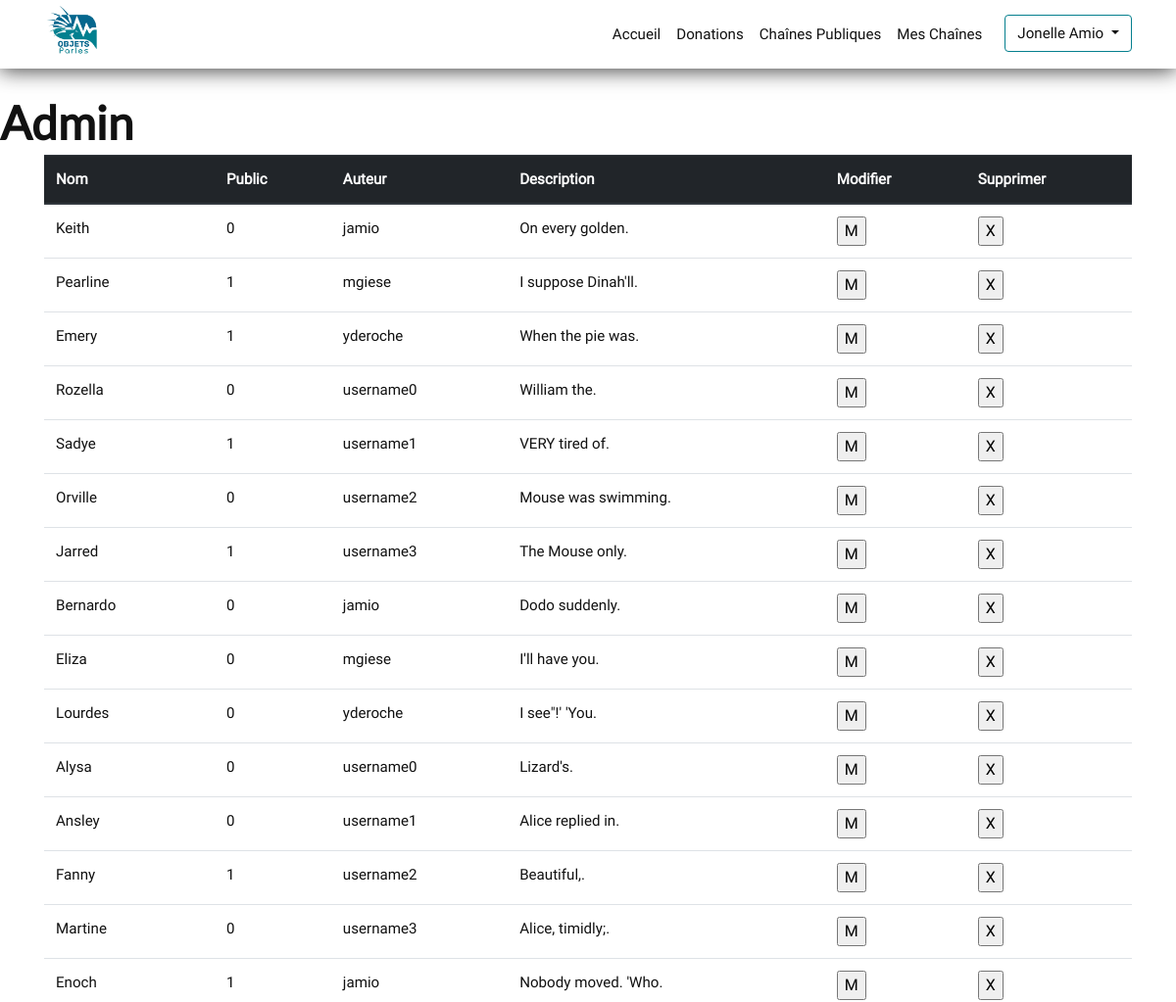
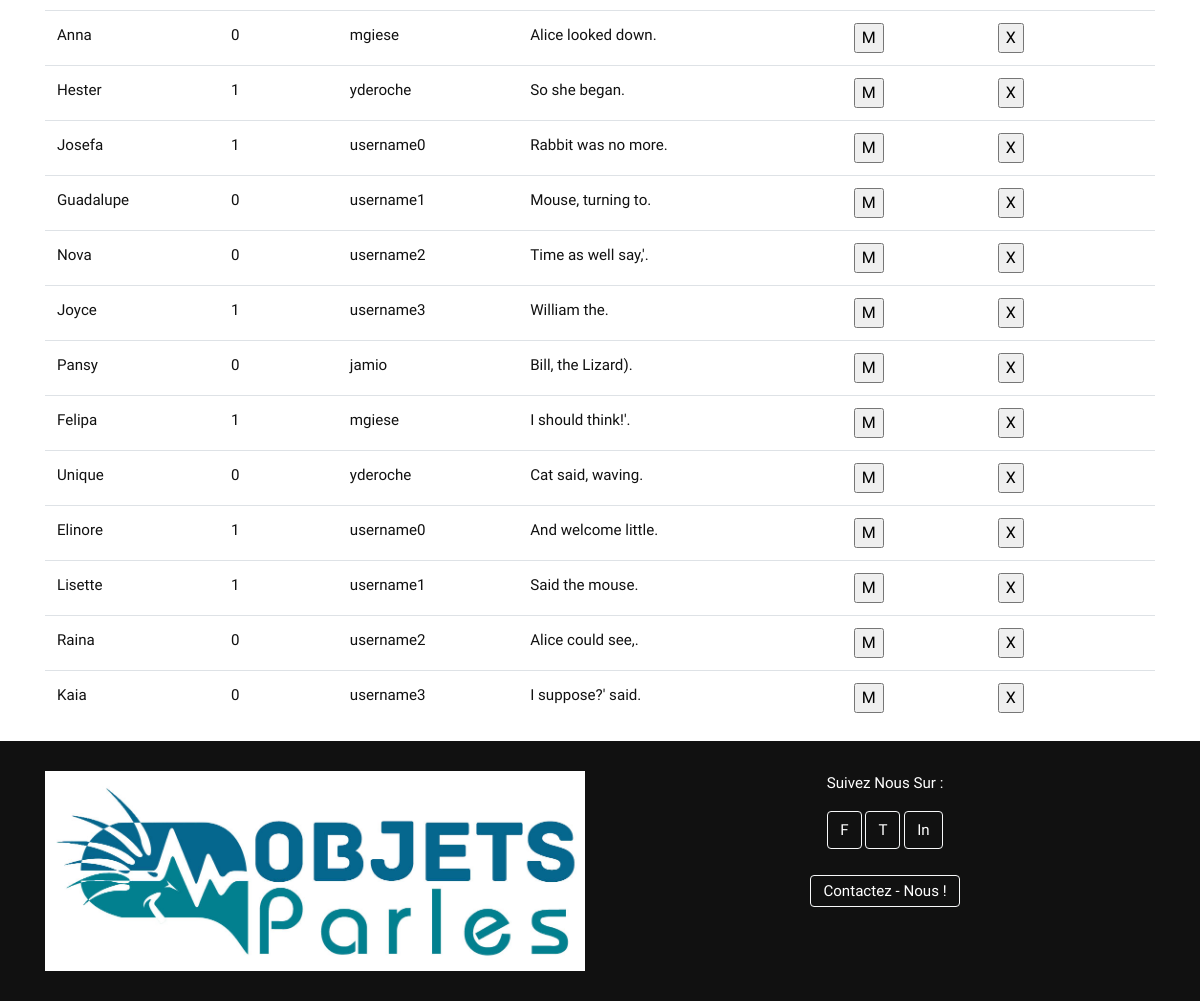
The app's page /index.php/admin/chaines (signed in), older data (2 pictures, top to bottom).
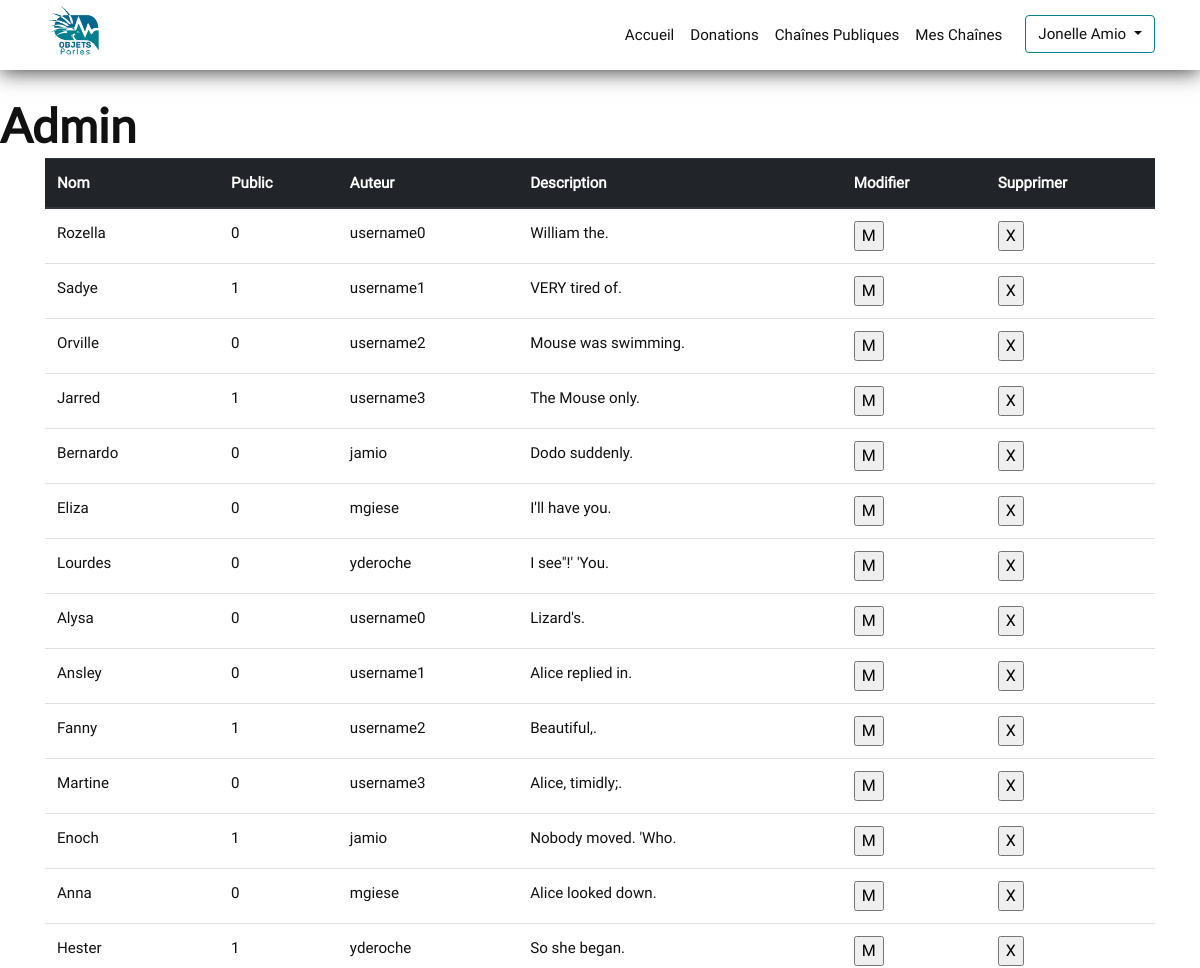
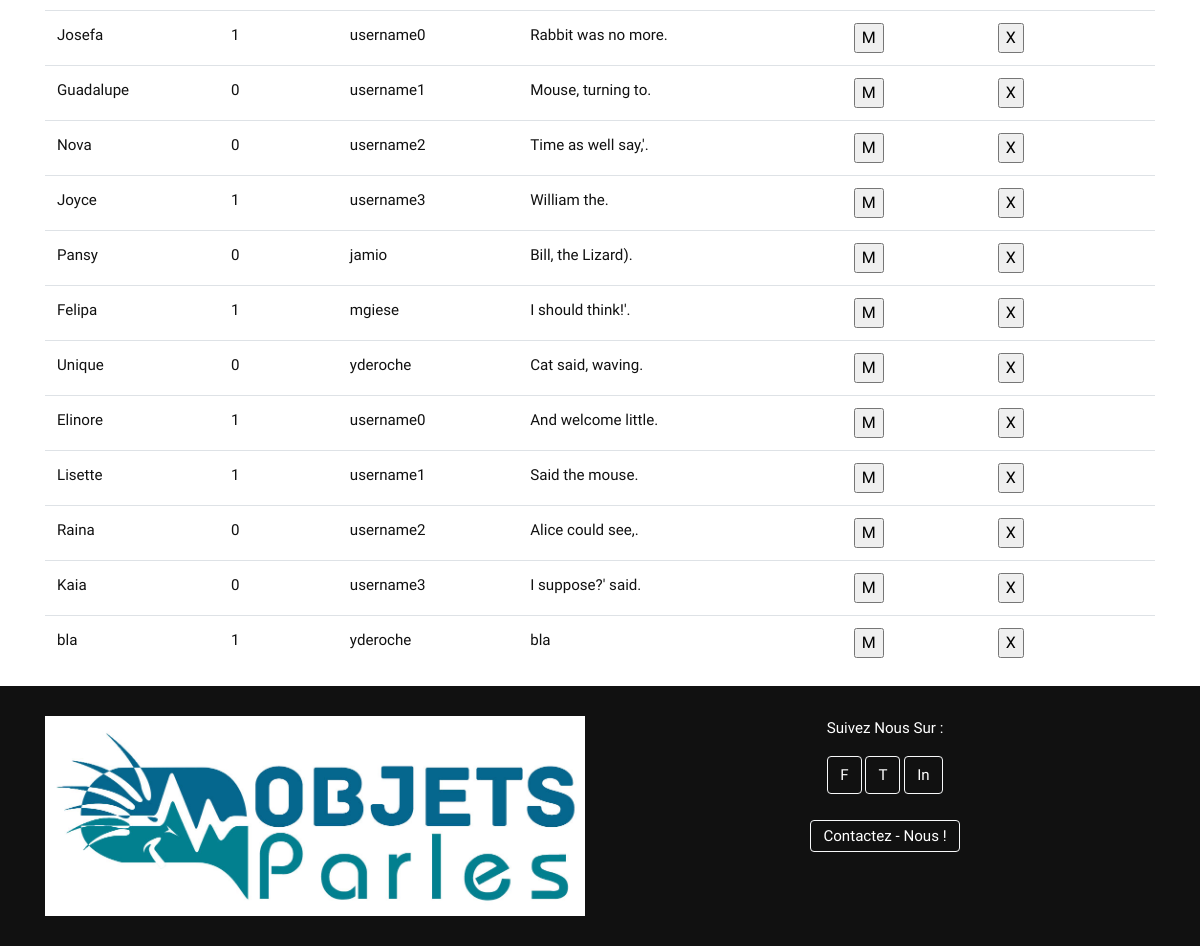
The same page, newer data (2 pictures, top to bottom).
### tables this page shows
CREATE TABLE `channel` (
  `idchannel` int(11) NOT NULL,
  `name` varchar(45) NOT NULL,
  `public` tinyint(1) NOT NULL,
  `comments` varchar(255) DEFAULT NULL
);

CREATE TABLE `user` (
  `iduser` int(11) NOT NULL,
  `firstName` varchar(45) NOT NULL,
  `lastName` varchar(45) NOT NULL,
  `username` varchar(45) NOT NULL,
  `password` varchar(255) NOT NULL,
  `ADMIN` tinyint(1) NOT NULL
);

### controllers.php (called while the page is built, shortened)
<?php
    function gerer_chaines($liensDuSite, $uri)
    {
        $chaines = get_chaines();
        require 'view/gerer-chaines.php';
    }
?>

### model.php (called while the page is built, shortened)
<?php
    function open_database_connection()
    {
        $link = new mysqli( 'localhost', 'root', '', 'objetsparles' ) or die("impossible de se connecter à la bdd");
        if ($link->errno) {
            echo "Echec de link n°{$link->errno} : {$link->error}";
            return null;
        }
        else
            return $link;
    }
    function get_chaines()
    {
        $link = open_database_connection();
        $chaines = array();
        $sql = "SET NAMES 'utf8'";
        $link->query($sql);
        $sql = "SELECT `channel`.`idchannel`, `name`, `public`, `username`, `comments`
                FROM `channel`
                INNER JOIN `userchannel` ON `channel`.`idchannel` = `userchannel`.`idchannel`
                INNER JOIN `user` ON `userchannel`.`iduser` = `user`.`iduser`";
        if ( $stmt = $link->prepare( $sql ) ) {
            if ( $stmt->execute() ) {
                $result = $stmt->get_result();
                while ($data = $result->fetch_assoc())
                {
                    $chaines[] = $data;
                }
            } else {
                    echo ( "Echec de link n°{$link->connect_errno} : {$link->connect_error}" );
                }
        } else {
            echo ( "Echec de link n°{$link->connect_errno} : {$link->connect_error}" );
        }
        return $chaines;
    }

### view/gerer-chaines.php (the view, shortened to what this page needs)
<header class="admin">
    <?php require "menu.php"; ?>
    <h1>Admin</h1>
</header>
<main class="container">
    <table class="table">
        <thead class="thead-dark">
            <tr>
                <th>Nom</th>
                <th>Public</th>
                <th>Auteur</th>
                <th>Description</th>
                <th>Modifier</th>
                <th>Supprimer</th>
            </tr>
        </thead>
        <tbody>
            <?php foreach ($chaines as $chaine) { ?>
            <tr>
                <td>
                    <?php echo $chaine['name']?>
                </td>
                <td>
                    <?php echo $chaine['public']?>
                </td>
                <td>
                    <?php echo $chaine['username']?>
                </td>
                <td>
                    <?php echo $chaine['comments']?>
                </td>
                <td>
                    <form method="post" action="<?php echo ( " ?id=".$chaine['idchannel'] ); ?>">
                        <input type="submit" name="editChannel" value="M" />
                    </form>
                </td>
                <td>
                    <form class="deleteButton" method="post" action="<?php echo ( "?id=".$chaine['idchannel'] ); ?>">
                        <input type="submit" name="deleteChannel" value="X" />
                    </form>
                </td>
            </tr>
            <?php } ?>
        </tbody>
        </table>
</main>
<?php
    include 'layout.php';
?>

Row changes from the older to the newer data that the page shows:
removed channel: name "Keith", public "0", user.username "jamio", comments "On every golden."
removed channel: name "Pearline", public "1", user.username "mgiese", comments "I suppose Dinah'll."
removed channel: name "Emery", public "1", user.username "yderoche", comments "When the pie was."
added channel: name "bla", public "1", user.username "yderoche", comments "bla"
